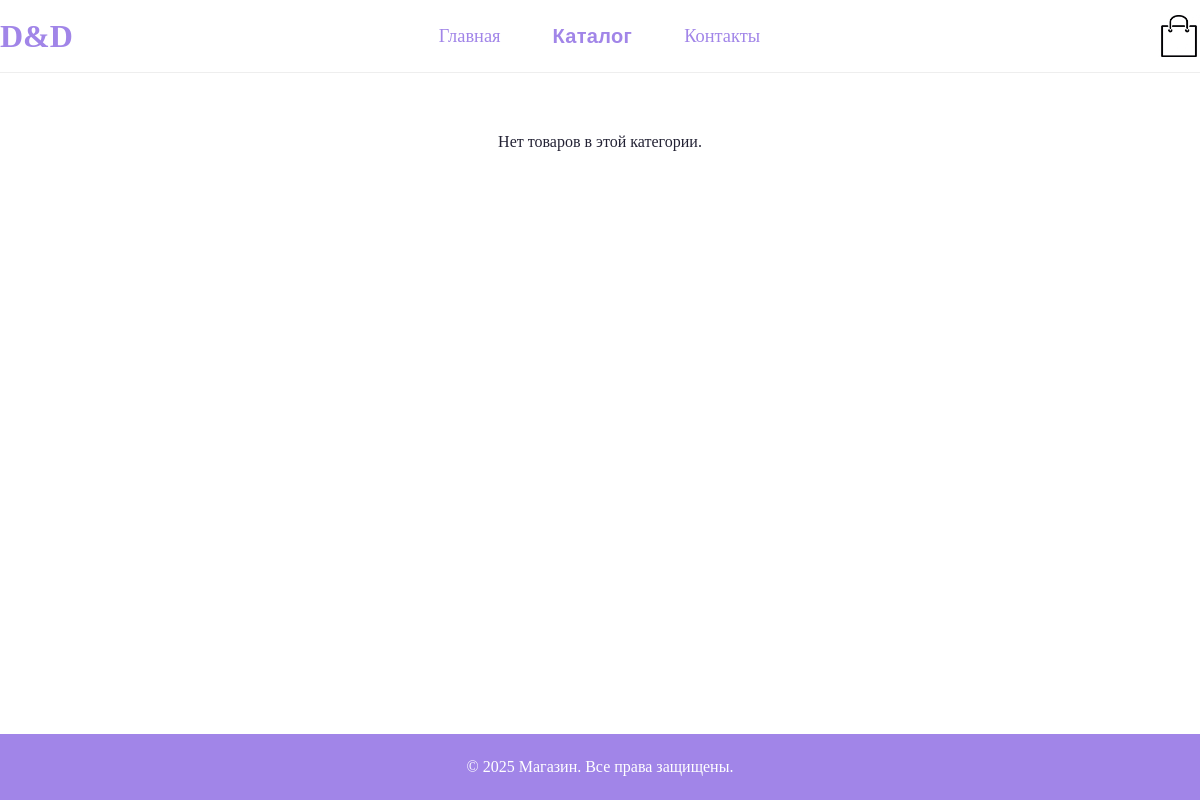
/catalog/odezhda/, run on an earlier commit of the app's database.
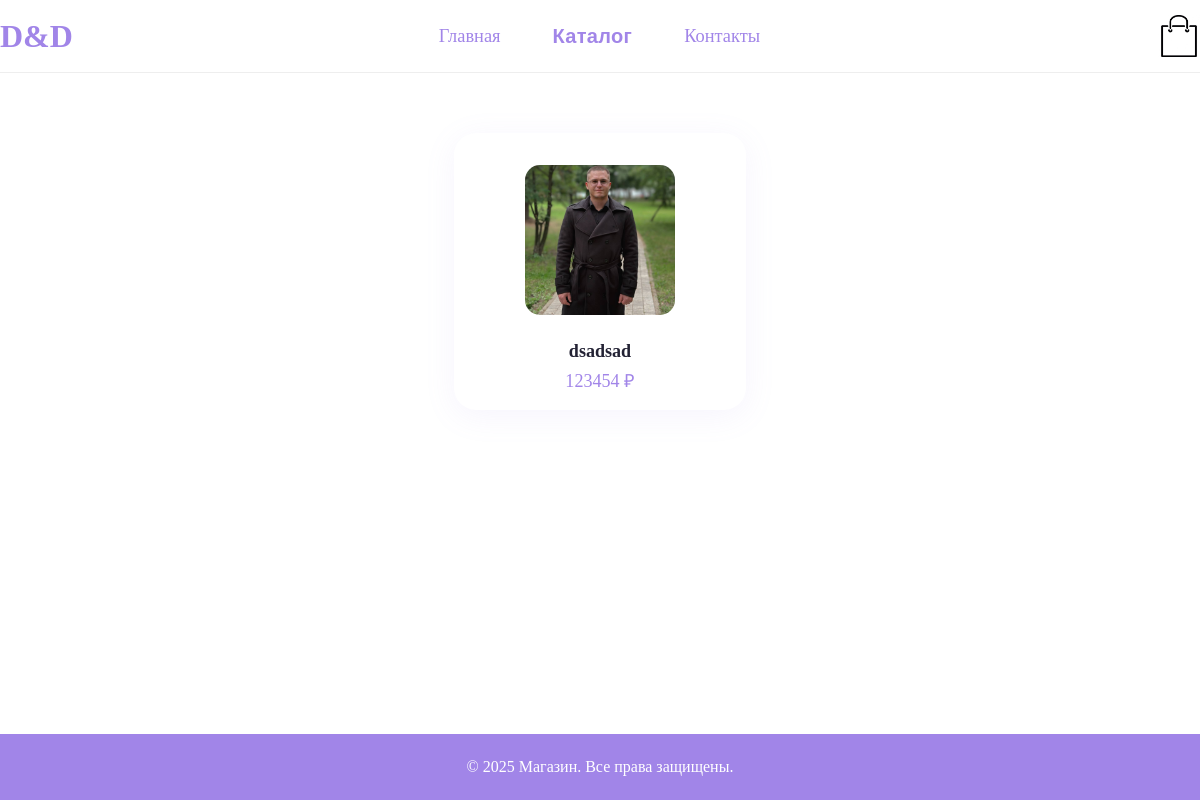
And on a later commit of the database.
### main/models.py (models this page shows, shortened)
class Product(models.Model):
    category = models.ForeignKey(Category, on_delete=models.CASCADE, related_name="products", verbose_name="Категория")
    name = models.CharField(max_length=200, verbose_name="Название товара")
    slug = models.SlugField(max_length=200, unique=True, verbose_name="URL (slug)")
    image = models.ImageField(upload_to="products/", blank=True, null=True, verbose_name="Главное изображение")
    description = models.TextField(blank=True, verbose_name="Описание")
    price = models.DecimalField(max_digits=9, decimal_places=2, verbose_name="Цена")
    stock = models.PositiveIntegerField(default=1, verbose_name="Остаток")
    is_available = models.BooleanField(default=True, verbose_name="Доступен")
    created = models.DateTimeField(auto_now_add=True, verbose_name="Создан")
    updated = models.DateTimeField(auto_now=True, verbose_name="Обновлён")
    sku = models.TextField(blank=True, verbose_name="SKU")
    size = models.TextField(blank=True, verbose_name="Размер")
    material = models.TextField(blank=True, verbose_name="Материал")
    density = models.TextField(blank=True, verbose_name="Плотность")
    class Meta:
        verbose_name = "Товар"
        verbose_name_plural = "Товары"
        ordering = ['name']

### catalog/views.py (the view)
# urls.py: path('<slug:category_slug>/', views.product_list, name='product_list'),
def product_list(request, category_slug):
    category = get_object_or_404(Category, slug=category_slug)
    products = category.products.filter(is_available=True)
    return render(request, 'catalog/product_list.html', {'category': category, 'products': products})

### main/templates/catalog/product_list.html
{% extends "main/base.html" %}
{% load static %}
{% block content %}
<link href="{% static 'css/catalog_style.css' %}" rel="stylesheet">
<div class="product-tile-grid">
  {% for p in products %}
    <a href="{% url 'product_detail' category.slug p.slug %}" class="product-tile">
      {% if p.image %}
        <img src="{{ p.image.url }}" alt="{{ p.name }}">
      {% endif %}
      <div class="product-tile-name">{{ p.name }}</div>
      <div class="product-tile-price">{{ p.price|floatformat:0 }} ₽</div>
    </a>
  {% empty %}
    <div class="empty-text">Нет товаров в этой категории.</div>
  {% endfor %}
</div>
{% endblock %}

What changed in the data, as far as the page shows it:
added Product: image (picture), name "dsadsad", price "123454"
Also different on the page:
text no longer shown: "Нет товаров в этой категории."
